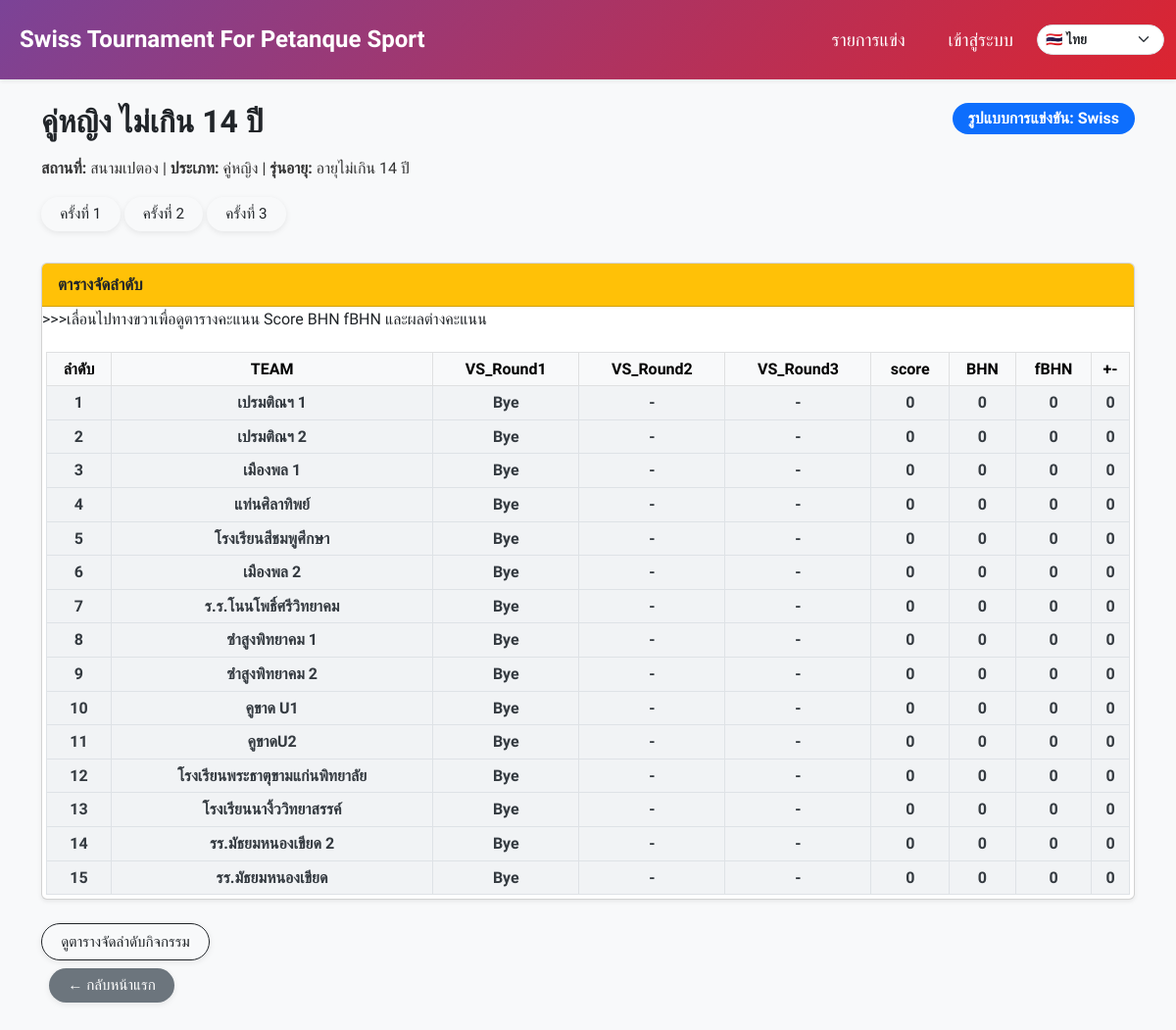
/event/3, run on the app's committed database.
### models.py (models this page shows)
class Event(db.Model):
    __tablename__ = "events"
    id = db.Column(db.Integer, primary_key=True)
    name = db.Column(db.String(100), nullable=False)
    location = db.Column(db.String(100))
    category = db.Column(db.String(50))
    sex = db.Column(db.String(50))
    age_group = db.Column(db.String(50))
    rounds = db.Column(db.Integer)
    competition_format = db.Column(db.String(40), nullable=False, default="swiss")
    current_round = db.Column(db.Integer, default=1)
    date = db.Column(db.Date, nullable=True)
    auto_field_enabled = db.Column(db.Boolean, default=False)
    field_prefix = db.Column(db.String(10), default='')  # เช่น 'A', ''
    field_start = db.Column(db.Integer, default=1)
    field_max = db.Column(db.Integer, default=16)
    field_exclude = db.Column(db.String, default='')  # เช่น '3,7,11
    logo_filename = db.Column(db.Text)  # เก็บเป็น JSON list
    is_finished = db.Column(db.Boolean, default=False, nullable=False)
    finished_at = db.Column(db.DateTime, nullable=True)
    finished_by_id = db.Column(db.Integer, db.ForeignKey("users.id"), nullable=True)
    created_at = db.Column(db.DateTime, server_default=text('CURRENT_TIMESTAMP'), nullable=True)
    creator_id = db.Column(db.Integer, db.ForeignKey("users.id"), nullable=False)
    tournament_id = db.Column(db.Integer, db.ForeignKey("tournaments.id"), nullable=True, index=True)
    teams = db.relationship("Team", backref="event", cascade="all, delete-orphan", lazy=True)
    matches = db.relationship("Match", backref="event", cascade="all, delete-orphan", lazy=True)

class Team(db.Model):
    __tablename__ = "teams"
    id = db.Column(db.Integer, primary_key=True)
    name = db.Column(db.String(100), nullable=False)
    event_id = db.Column(db.Integer, db.ForeignKey("events.id"), nullable=False)

### app.py (the view, shortened to what this page needs)
@app.route("/event/<int:event_id>")
def event_detail(event_id):
    event = db.session.get(Event, event_id)
    if not event:
        flash('ไม่พบอีเวนต์', 'warning')
        return redirect(url_for('index'))
    if (event.competition_format or 'swiss') == 'round_robin':
        return redirect(url_for('rr_event.round_robin_event', event_id=event_id))
    teams = Team.query.filter_by(event_id=event_id).all()
    standings = calculate_standings(event_id) if (event.competition_format or 'swiss') == 'swiss' else []
    matches = Match.query.filter_by(event_id=event_id).all()
    current_round = (
        db.session.query(db.func.max(Match.round))
        .filter(Match.event_id == event_id)
        .scalar()
        or 0
    )
    matches_round_1 = Match.query.filter_by(event_id=event_id, round=1).all()
    try:
        event.logo_list = json.loads(event.logo_filename) if event.logo_filename else []
    except Exception:
        event.logo_list = []
    tournament_siblings = []
    if getattr(event, "tournament_id", None):
        tournament_siblings = Event.query.filter_by(tournament_id=event.tournament_id).order_by(Event.date.asc(), Event.id.asc()).all()
    active_playoffs = _active_playoffs_for_event(event_id)
    native_competition = None
    native_rounds = []
    playoff_followups = list(active_playoffs)
    return render_template(
        "event.html",
        event=event,
        teams=teams,
        standings=standings,
        matches=matches,
        current_round=current_round,      # ✅ ส่งไปยัง template
        matches_round_1=matches_round_1,  # ✅ ส่งไปด้วยหากใช้
        active_playoffs=active_playoffs,
        native_competition=native_competition,
        native_rounds=native_rounds,
        playoff_followups=playoff_followups,
        tournament_siblings=tournament_siblings
    )

### app.py (called while the page is built, shortened)
def get_current_lang():
    lang = request.args.get("lang") or session.get("lang") or "th"
    if lang not in SUPPORTED_LANGS:
        lang = "th"
    session["lang"] = lang
    return lang

@app.context_processor
def inject_i18n():
    lang = get_current_lang()
    return {
        "current_lang": lang,
        "supported_langs": SUPPORTED_LANGS,
        "text_translations": TEXT_TRANSLATIONS,
        "t": lambda key: translate(key, lang),
    }

@app.before_request
def protect_mutating_object_routes():
    if request.method not in {'POST', 'PUT', 'PATCH', 'DELETE'} or not current_user.is_authenticated:
        return None

def _active_playoffs_for_event(event_id):
    try:
        ensure_playoff_tables()
        rows = db.session.execute(text("""
            SELECT pc.id, pc.title, pc.competition_type, pc.pairing_method,
                   COUNT(pr.id) AS round_count,
                   MAX(pr.round_no) AS latest_round
            FROM playoff_competitions pc
            LEFT JOIN playoff_rounds pr ON pr.playoff_id = pc.id
            WHERE pc.source_event_id = :event_id
            GROUP BY pc.id, pc.title, pc.competition_type, pc.pairing_method
            ORDER BY pc.id DESC
        """), {'event_id': event_id}).mappings().all()
        return [dict(r) for r in rows]
    except Exception:
        return []

### i18n.py (called while the page is built)
def translate(key, lang="th"):
    table = TRANSLATIONS.get(key, {})
    return table.get(lang) or table.get("th") or key

### templates/event.html (shortened to what this page needs)
{% import 'macros.html' as macros %}
{% extends 'base.html' %}
{% block content %}
{% set format_labels = {
  'swiss': 'Swiss',
  'round_robin': 'Round Robin',
  'double_knockout': 'Double Knockout',
  'knockout': 'Knockout'
} %}
</head>
<body class="bg-light">
  <div class="container my-4">
    <div class="d-flex justify-content-between align-items-start gap-3 flex-wrap mb-3">
      <h2 class="mb-0">{{ event.name }}</h2>
      <span class="badge rounded-pill text-bg-primary px-3 py-2 fs-6">
        รูปแบบการแข่งขัน: {{ format_labels.get(event.competition_format or 'swiss', 'Swiss') }}
      </span>
    </div>
    <p>
      <strong>สถานที่:</strong> {{ event.location }} |
      <strong>ประเภท:</strong> {{ event.category }}{{ event.sex }} |
      <strong>รุ่นอายุ:</strong> {{ event.age_group }}
    </p>
    {% if (event.competition_format or 'swiss') == 'swiss' %}
      <div class="mb-4">
        {% for round_num in range(1, event.rounds + 1) %}
        <a href="{{ url_for('round_matches', event_id=event.id, round=round_num) }}"
          class="btn btn-outline-dark mb-2 {% if round_num == current_round %}fw-bold{% endif %}">
          ครั้งที่ {{ round_num }}
        </a>
        {% endfor %}
      </div>
    {% endif %}
    <div class="card mb-4 shadow-sm">
      <div class="card-header bg-warning text-dark fw-semibold">
        ตารางจัดลำดับ
      </div>
      <div class="card-body p-0">   <p>>>>เลื่อนไปทางขวาเพื่อดูตารางคะแนน Score BHN fBHN และผลต่างคะแนน</p>
        {% if standings %}
        <div class="table-responsive p-1">
          <table class="table table-bordered table-sm align-middle text-center mb-0">
            <thead class="table-light">
              <tr>
                <th>ลำดับ</th>
                <th>TEAM</th>
                {% for i in range(1, event.rounds + 1) %}
                <th>VS_Round{{ i }}</th>
                {% endfor %}
                <th>score</th>
                <th>BHN</th>
                <th>fBHN</th>
                <th>+-</th>
              </tr>
            </thead>
            <tbody>
              {% for team in standings %}
              <tr class="{{ macros.score_class(team.score) }}" style="font-weight: bold">
                <td>{{ loop.index }}</td>
                <td class="{{ macros.score_class(team.score) }}" style="font-weight: bold">
                  {{ team.team_name }}
                </td>
                {% for i in range(1, event.rounds + 1) %}
                <td class="{{ macros.score_class(team.score) }}" style="font-weight: bold">
                  {{ team["VS_Round" ~ i] if team["VS_Round" ~ i] else '-' }}
                </td>
                {% endfor %}
                <td class="{{ macros.score_class(team.score) }}" style="font-weight: bold">
                  {{ team.score }}
                </td>
                <td class="{{ macros.score_class(team.score) }}" style="font-weight: bold">
                  {{ team.buchholz }}
                </td>
                <td class="{{ macros.score_class(team.score) }}" style="font-weight: bold">
                  {{ team.final_buchholz }}
                </td>
                <td class="{{ macros.score_class(team.score) }}" style="font-weight: bold">
                  {{ team.point_diff }}
                </td>
              </tr>
              {% endfor %}
            </tbody>
          </table>
        </div>
        {% else %}
        <p class="p-3">ยังไม่มีตารางคะแนน</p>
        {% endif %}
      </div>
    </div>
      <a href="{{ url_for('event_standings', event_id=event.id) }}" class="btn btn-dark-outline btn-custom margin-2">
    ดูตารางจัดลำดับกิจกรรม
</a>
    <div class="mb-4 p-2">
      <a href="{{ url_for('index') }}" class="btn btn-secondary btn-lg">← กลับหน้าแรก</a>
    </div>
  </div>
  {% endblock %}

### templates/macros.html
{% macro score_class(score) -%}
  {%- set s = score|int -%}
  {%- if s >= 7 -%}score-level-7
  {%- elif s == 6 -%}score-level-6
  {%- elif s == 5 -%}score-level-5
  {%- elif s == 4 -%}score-level-4
  {%- elif s == 3 -%}score-level-3
  {%- elif s == 2 -%}score-level-2
  {%- elif s == 1 -%}score-level-1
  {%- else -%}score-level-0
  {%- endif -%}
{%- endmacro %}

### templates/base.html (shortened to what this page needs)
<!DOCTYPE html>
<html lang="{{ current_lang|default('th') }}">
<head>
  <link href="https://cdn.jsdelivr.net/npm/bootstrap@5.3.0/dist/css/bootstrap.min.css" rel="stylesheet" />
  <link rel="stylesheet" href="{{ url_for('static', filename='css/style.css') }}" />
</head>
<body>
 <nav class="navbar navbar-expand-lg navbar-dark navbar-custom shadow-sm py-3">
  <div class="container-fluid d-flex">
    <a class="navbar-brand d-flex align-items-center gap-2 fw-bold" href="{{ url_for('index') }}">
       Swiss Tournament For Petanque Sport
    </a>
    <div class="collapse navbar-collapse" id="navbarNav">
      <ul class="navbar-nav gap-2 ms-auto">
        <li class="nav-item">
          <a class="nav-link px-3 rounded {% if request.endpoint == 'index' %}active{% endif %}"
            href="{{ url_for('index') }}">
             {{ t('events') }}
          </a>
        </li>
        {% if current_user.is_authenticated %}
        <li class="nav-item">
          <a class="nav-link px-3 rounded" href="{{ url_for('logout') }}">
            <i class="bi bi-box-arrow-right me-1"></i> {{ t('logout') }}
          </a>
        </li>
        {% else %}
        <li class="nav-item">
          <a class="nav-link px-3 rounded {% if request.endpoint == 'login' %}active{% endif %}"
            href="{{ url_for('login') }}">
             {{ t('login') }}
          </a>
        </li>
        {% endif %}
        <li class="nav-item d-flex align-items-center">
          <select class="form-select form-select-sm language-switcher"
                  aria-label="{{ t('language') }}"
                  onchange="window.location.href=this.value">
            {% for code, meta in supported_langs.items() %}
            <option value="{{ url_for('set_language', lang=code, next=request.full_path) }}"
                    {% if code == current_lang %}selected{% endif %}>
              {{ meta.flag }} {{ meta.label }}
            </option>
            {% endfor %}
          </select>
        </li>
      </ul>
    </div>
  </div>
</nav>
  <div class="container-fluid px-3 px-sm-4">
    {% block content %}{% endblock %}
  </div>
</body>
</html>

### static/css/style.css (style rules this page uses)
button.btn, .btn { font-family: "Prompt", "Segoe UI", sans-serif; font-weight: 600; font-size: 0.95rem; padding: 0.4rem 1rem; border-radius: 0.65rem; display: inline-flex; align-items: center; justify-content: center; gap: 0.5rem; transition: all 0.25s ease; text-transform: none; box-shadow: 0 2px 6px rgba(0, 0, 0, 0.08); border: none; cursor: pointer; }
.btn-dark-outline { background: transparent; color: #212529; border: 1px solid #212529; }
.score-level-0 { background-color: #f1f3f5 !important; color: #343a40 !important; }
tr.score-level-7 > td, tr.score-level-6 > td, tr.score-level-5 > td, tr.score-level-4 > td, tr.score-level-3 > td, tr.score-level-2 > td, tr.score-level-1 > td, tr.score-level-0 > td { background-color: inherit !important; color: inherit !important; }

### templates/base.html (style rules this page uses)
.navbar-custom { background: linear-gradient(135deg, #7b4397, #dc2430); box-shadow: 0 6px 12px rgba(0, 0, 0, 0.2); }
.navbar { font-size: 1.15rem; padding-top: 1rem; padding-bottom: 1rem; }
.navbar-brand { font-size: 1.5rem; }
.navbar-custom .nav-link { color: #fff !important; transition: background-color 0.3s ease, color 0.3s ease; padding: 0.6rem 1rem; font-weight: 500; }
.language-switcher { min-width: 130px; border-radius: 999px; font-weight: 600; }

### templates/event.html (style rules this page uses)
body { font-family: "Prompt", "Segoe UI", sans-serif; font-size: 16px; line-height: 1.6; color: #333; background-color: #f9f9fb; }
h2, h3, h4, .modal-title { font-weight: 700; color: #212529; }
.card-header { font-weight: 600; font-size: 1.05rem; }
.btn-custom { border-radius: 0.65rem; padding: 0.4rem 1rem; font-weight: 600; font-size: 0.95rem; display: inline-flex; align-items: center; gap: 0.5rem; transition: all 0.25s ease; box-shadow: 0 2px 6px rgba(0, 0, 0, 0.08); }
.btn-dark-outline { background: transparent; color: #212529; border: 1px solid #212529; }
body { font-family: "Prompt", sans-serif; }
h2 { font-weight: 600; }
button.btn, .btn { font-weight: 500; border-radius: 50rem !important; transition: 0.2s; padding-left: 1.2rem; padding-right: 1.2rem; }

### data on the page
Event: name "คู่หญิง ไม่เกิน 14 ปี", get "Swiss", location "สนามเปตอง", category "คู่", sex "หญิง", age_group "อายุไม่เกิน 14 ปี"
Team: team_name "เปรมติณฯ 1", team "Bye" "-" "-", score "0", buchholz "0", final_buchholz "0", point_diff "0"
Team: team_name "เปรมติณฯ 2", team "Bye" "-" "-", score "0", buchholz "0", final_buchholz "0", point_diff "0"
Team: team_name "เมืองพล 1", team "Bye" "-" "-", score "0", buchholz "0", final_buchholz "0", point_diff "0"
Team: team_name "แท่นศิลาทิพย์", team "Bye" "-" "-", score "0", buchholz "0", final_buchholz "0", point_diff "0"
Team: team_name "โรงเรียนสีชมพูศึกษา", team "Bye" "-" "-", score "0", buchholz "0", final_buchholz "0", point_diff "0"
Team: team_name "เมืองพล 2", team "Bye" "-" "-", score "0", buchholz "0", final_buchholz "0", point_diff "0"
Team: team_name "ร.ร.โนนโพธิ์ศรีวิทยาคม", team "Bye" "-" "-", score "0", buchholz "0", final_buchholz "0", point_diff "0"
Team: team_name "ซำสูงพิทยาคม 1", team "Bye" "-" "-", score "0", buchholz "0", final_buchholz "0", point_diff "0"
Team: team_name "ซำสูงพิทยาคม 2", team "Bye" "-" "-", score "0", buchholz "0", final_buchholz "0", point_diff "0"
Team: team_name "คูขาด U1", team "Bye" "-" "-", score "0", buchholz "0", final_buchholz "0", point_diff "0"
Team: team_name "คูขาดU2", team "Bye" "-" "-", score "0", buchholz "0", final_buchholz "0", point_diff "0"
Team: team_name "โรงเรียนพระธาตุขามแก่นพิทยาลัย", team "Bye" "-" "-", score "0", buchholz "0", final_buchholz "0", point_diff "0"
Team: team_name "โรงเรียนนางิ้ววิทยาสรรค์", team "Bye" "-" "-", score "0", buchholz "0", final_buchholz "0", point_diff "0"
Team: team_name "รร.มัธยมหนองเขียด 2", team "Bye" "-" "-", score "0", buchholz "0", final_buchholz "0", point_diff "0"
Team: team_name "รร.มัธยมหนองเขียด", team "Bye" "-" "-", score "0", buchholz "0", final_buchholz "0", point_diff "0"

### other printed values
{{ t('events') }} "รายการแข่ง"
{{ t('login') }} "เข้าสู่ระบบ"
{{ round_num }} "1" "2" "3"
{{ i }} "1" "2" "3"
form field value "🇹🇭 ไทย"
